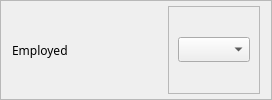
                   <widget class="QFrame" name="frame_91">
                    <property name="frameShape">
                     <enum>QFrame::StyledPanel</enum>
                    </property>
                    <property name="frameShadow">
                     <enum>QFrame::Raised</enum>
                    </property>
                    <layout class="QHBoxLayout" name="horizontalLayout_93">
                     <property name="topMargin">
                      <number>5</number>
                     </property>
                     <property name="bottomMargin">
                      <number>5</number>
                     </property>
                     <item>
                      <widget class="QLabel" name="label_48">
                       <property name="minimumSize">
                        <size>
                         <width>150</width>
                         <height>0</height>
                        </size>
                       </property>
                       <property name="font">
                        <font>
                         <family>Moon</family>
                        </font>
                       </property>
                       <property name="text">
                        <string>Employed</string>
                       </property>
                      </widget>
                     </item>
                     <item>
                      <widget class="QFrame" name="frame_92">
                       <property name="frameShape">
                        <enum>QFrame::StyledPanel</enum>
                       </property>
                       <property name="frameShadow">
                        <enum>QFrame::Raised</enum>
                       </property>
                       <layout class="QHBoxLayout" name="horizontalLayout_94">
                        <property name="topMargin">
                         <number>5</number>
                        </property>
                        <property name="bottomMargin">
                         <number>5</number>
                        </property>
                        <item>
                         <widget class="QComboBox" name="employedLine">
                          <property name="font">
                           <font>
                            <family>Raleway</family>
                           </font>
                          </property>
                         </widget>
                        </item>
                       </layout>
                      </widget>
                     </item>
                    </layout>
                   </widget>
